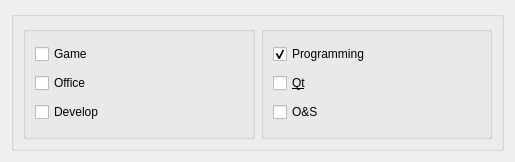
<?xml version="1.0" encoding="UTF-8"?>
<ui version="4.0">
 <class>Widget</class>
 <widget class="QWidget" name="Widget">
  <property name="geometry">
   <rect>
    <x>0</x>
    <y>0</y>
    <width>515</width>
    <height>162</height>
   </rect>
  </property>
  <property name="windowTitle">
   <string>Widget</string>
  </property>
  <layout class="QVBoxLayout" name="verticalLayout_10">
   <item>
    <widget class="QGroupBox" name="groupBox_3">
     <property name="title">
      <string/>
     </property>
     <layout class="QHBoxLayout" name="horizontalLayout_6">
      <item>
       <layout class="QHBoxLayout" name="horizontalLayout_8">
        <item>
         <widget class="QGroupBox" name="groupBox">
          <property name="title">
           <string/>
          </property>
          <layout class="QHBoxLayout" name="horizontalLayout_3">
           <item>
            <layout class="QHBoxLayout" name="horizontalLayout_5">
             <item>
              <layout class="QVBoxLayout" name="verticalLayout">
               <item>
                <widget class="QCheckBox" name="checkBox_1">
                 <property name="text">
                  <string>Game</string>
                 </property>
                 <property name="autoExclusive">
                  <bool>true</bool>
                 </property>
                 <property name="tristate">
                  <bool>true</bool>
                 </property>
                </widget>
               </item>
               <item>
                <widget class="QCheckBox" name="checkBox_2">
                 <property name="text">
                  <string>Office</string>
                 </property>
                 <property name="autoExclusive">
                  <bool>true</bool>
                 </property>
                 <property name="tristate">
                  <bool>true</bool>
                 </property>
                </widget>
               </item>
               <item>
                <widget class="QCheckBox" name="checkBox_3">
                 <property name="text">
                  <string>Develop</string>
                 </property>
                 <property name="autoExclusive">
                  <bool>true</bool>
                 </property>
                 <property name="tristate">
                  <bool>true</bool>
                 </property>
                </widget>
               </item>
              </layout>
             </item>
            </layout>
           </item>
          </layout>
         </widget>
        </item>
        <item>
         <widget class="QGroupBox" name="groupBox_2">
          <property name="title">
           <string/>
          </property>
          <layout class="QHBoxLayout" name="horizontalLayout_7">
           <item>
            <layout class="QVBoxLayout" name="verticalLayout_2">
             <item>
              <widget class="QCheckBox" name="checkBox_4">
               <property name="text">
                <string>Programming</string>
               </property>
               <property name="checked">
                <bool>true</bool>
               </property>
               <property name="tristate">
                <bool>false</bool>
               </property>
              </widget>
             </item>
             <item>
              <widget class="QCheckBox" name="checkBox_5">
               <property name="text">
                <string>&amp;Q&amp;t</string>
               </property>
               <property name="tristate">
                <bool>false</bool>
               </property>
              </widget>
             </item>
             <item>
              <widget class="QCheckBox" name="checkBox_6">
               <property name="text">
                <string>O&amp;&amp;S</string>
               </property>
               <property name="tristate">
                <bool>true</bool>
               </property>
              </widget>
             </item>
            </layout>
           </item>
          </layout>
         </widget>
        </item>
       </layout>
      </item>
     </layout>
    </widget>
   </item>
  </layout>
 </widget>
 <resources/>
 <connections/>
</ui>
